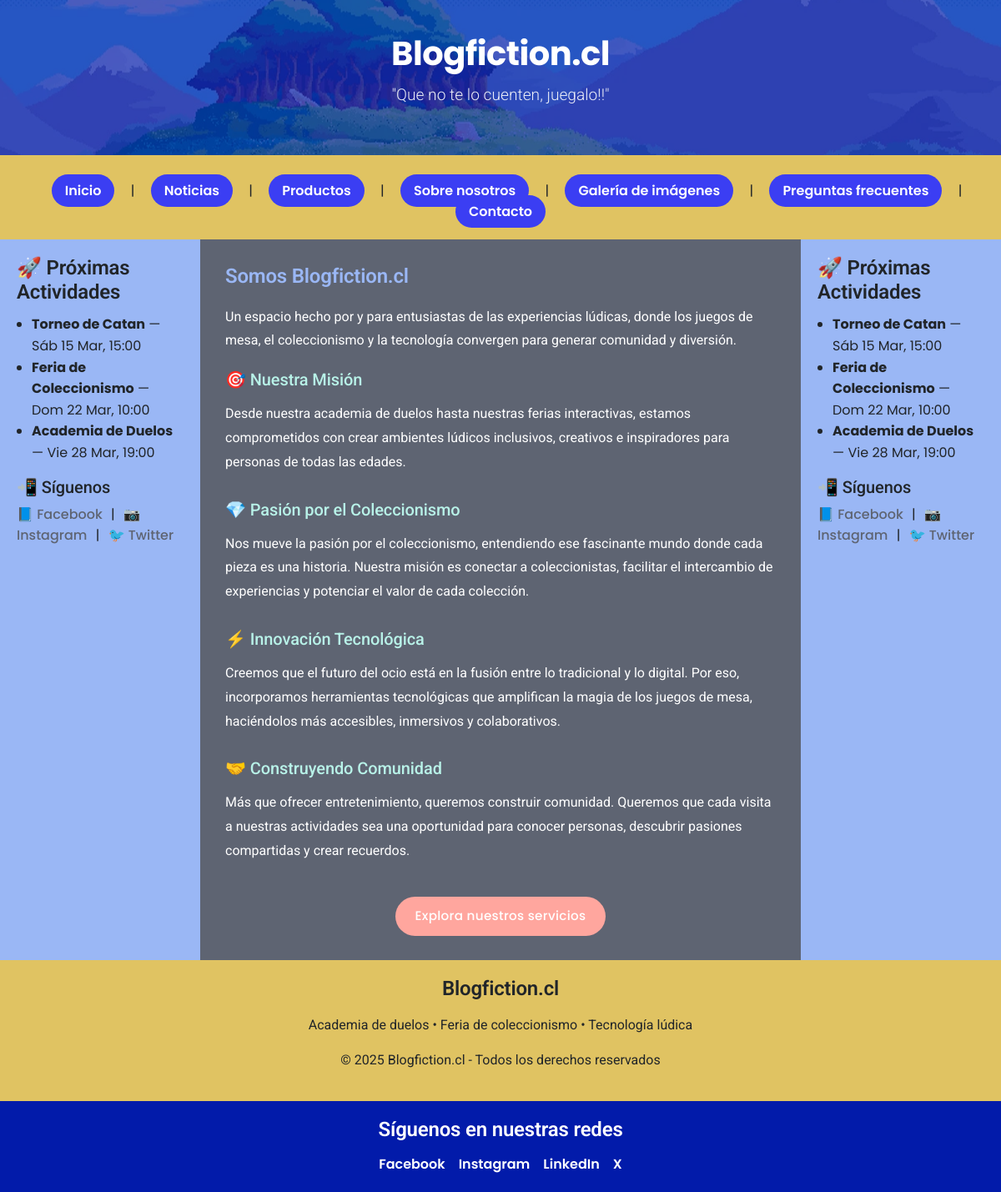
The page /about/ on the database its author committed.
### redes/models.py (models this page shows, shortened)
class LinkRed(models.Model):
    key=models.SlugField(verbose_name="Nombre Clave",
                         max_length=100,unique=True)
    name=models.CharField(max_length=50,
                          verbose_name="N.Red")
    url=models.URLField(verbose_name="Enlace",
                        max_length=200,null=True,blank=True)
    created = models.DateTimeField(auto_now_add=True,
        verbose_name="Fecha de creación")
    updated=models.DateTimeField(auto_now=True,
                                 verbose_name="Fecha de edición")
    class Meta:
        verbose_name="enlace"
        verbose_name_plural="enlaces"

### core/views.py (the view)
# urls.py: path("about/", views.about, name="about"),
def about(request):
    return render(request,"core/about.html")

### core/context_processors.py (called while the page is built)
def banner_context(request):
    current_path = request.path
    banner_mapping = {
        '/': 'banner1.jpg',           # Página principal
        '/noticias/': 'banner2.png',  # Noticias
        '/about/': 'banner3.webp',   # Sobre nosotros
        '/gallery/': 'banner4.jpg',  # Galería
        '/faqs/': 'banner5.jpg',     # FAQs
    }
    banner_image = banner_mapping.get(current_path, 'banner1.jpg')
    banner_url = f"{settings.MEDIA_URL}{banner_image}"
    return {
        'banner_image': banner_url,
        'current_section': current_path,
    }

### redes/processors.py (called while the page is built)
def social_links(request):
    links = LinkRed.objects.filter(url__isnull=False).order_by('name')
    return {
        "footer_social_links": links,  # variable disponible en todos los templates
    }

### core/templates/core/about.html
{% extends 'core/base.html' %}
{% block content %}
<h3>Somos Blogfiction.cl</h3>
<p>Un espacio hecho por y para entusiastas de las experiencias lúdicas, donde los juegos de mesa, el coleccionismo y la tecnología convergen para generar comunidad y diversión.</p>
<div style="margin-bottom: 30px;">
    <h4 style="color: #B8F2E8; margin-bottom: 15px;">🎯 Nuestra Misión</h4>
    <p>Desde nuestra academia de duelos hasta nuestras ferias interactivas, estamos comprometidos con crear ambientes lúdicos inclusivos, creativos e inspiradores para personas de todas las edades.</p>
</div>
<div style="margin-bottom: 30px;">
    <h4 style="color: #B8F2E8; margin-bottom: 15px;">💎 Pasión por el Coleccionismo</h4>
    <p>Nos mueve la pasión por el coleccionismo, entendiendo ese fascinante mundo donde cada pieza es una historia. Nuestra misión es conectar a coleccionistas, facilitar el intercambio de experiencias y potenciar el valor de cada colección.</p>
</div>
<div style="margin-bottom: 30px;">
    <h4 style="color: #B8F2E8; margin-bottom: 15px;">⚡ Innovación Tecnológica</h4>
    <p>Creemos que el futuro del ocio está en la fusión entre lo tradicional y lo digital. Por eso, incorporamos herramientas tecnológicas que amplifican la magia de los juegos de mesa, haciéndolos más accesibles, inmersivos y colaborativos.</p>
</div>
<div style="margin-bottom: 30px;">
    <h4 style="color: #B8F2E8; margin-bottom: 15px;">🤝 Construyendo Comunidad</h4>
    <p>Más que ofrecer entretenimiento, queremos construir comunidad. Queremos que cada visita a nuestras actividades sea una oportunidad para conocer personas, descubrir pasiones compartidas y crear recuerdos.</p>
</div>
<div style="text-align: center; margin-top: 40px;">
    <a href="/" class="btn" style="background: #FFA69E; color: white;">Explora nuestros servicios</a>
</div>
{% endblock %}

### core/templates/core/base.html (shortened to what this page needs)
<!DOCTYPE html>
<html lang="en">
<head>
    <link href="https://cdn.jsdelivr.net/npm/bootstrap@5.3.7/dist/css/bootstrap.min.css" rel="stylesheet">
</head>
<body>
    <div class="layout-grid">
        <div id="banner">
            <h1>Blogfiction.cl</h1>
            <p>"Que no te lo cuenten, juegalo!!"</p>
        </div>
        <div id="navbar">
            <nav>
                <a href="{% url 'core:home' %}">Inicio</a> |
                <a href="/noticias/">Noticias</a> |
                <a href="{% url 'venta:blog' %}">Productos</a> |
                <a href="{% url 'core:about' %}">Sobre nosotros</a> |
                <a href="{% url 'core:gallery' %}">Galería de imágenes</a> |
                <a href="{% url 'core:faqs' %}">Preguntas frecuentes</a> |
                <a href="{% url 'contact' %}">Contacto</a>
            </nav>
        </div>
        <div id="ads1">
            {% block ads1 %}
            {% include 'core/includes/ads_info.html' %}
            {% endblock %}
        </div>
        <div id="contest">
            {% block content %}{% endblock %}
        </div>
        <div id="ads2">
            {% block ads2 %}
            {% include 'core/includes/ads_info.html' %}
            {% endblock %}
        </div>
        <div id="footer">
            <h3>Blogfiction.cl</h3>
            <p>Academia de duelos • Feria de coleccionismo • Tecnología lúdica</p>
            <p>© 2025 Blogfiction.cl - Todos los derechos reservados</p>
        </div>
        <div id="rrss">
            <h3>Síguenos en nuestras redes</h3>
            {% if footer_social_links %}
                <div class="d-flex flex-wrap justify-content-center gap-3">
                    {% for link in footer_social_links %}
                        <a href="{{ link.url }}" target="_blank" rel="noopener" class="text-white fw-semibold text-decoration-none">
                            {{ link.name }}
                        </a>
                    {% endfor %}
                </div>
            {% else %}
                <p class="text-white-50">Muy pronto estaremos compartiendo nuestras redes sociales.</p>
            {% endif %}
        </div>
    </div>
</body>
</html>

### rows shown on the page
LinkRed: name "Facebook"
LinkRed: name "Instagram"
LinkRed: name "LinkedIn"
LinkRed: name "X"
